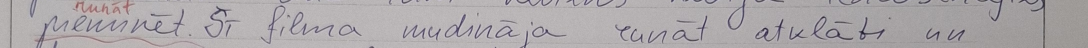
#> input picture latvian_htr/data/real_dataset/images/0213.png, 2176 x 95 px (shown at 1/2 size)
$ python -i htr_numpy.py   (imports and definitions only)
#> lines starting #> are read from the running program, lines starting #| are printed output that depends on the picture
#> further down, picture is the input picture: PIL image 2176x95 RGB; mean R, G, B 172.1, 167.6, 169.8
### web-app/server/alphabet_table.py
"""
The character tables and CTC decoding, copied from latvian_htr/alphabet.py.

Why a copy: latvian_htr/alphabet.py imports PyTorch, and PyTorch does not
fit on the free PythonAnywhere plan. This file has the same tables and the
same decoding, without PyTorch.

Two tables are kept, because checkpoints exist for both:
  137 classes  the current latvian_htr/alphabet.py (crnn_best_migrated.pt and newer)
  131 classes  the earlier alphabet, latvian_htr/old_alphabet.py (crnn_best.pt)
The server counts the rows of the model's last layer (rnn.fc.weight) and
picks the table with that many classes, so either kind of checkpoint reads
the right letters. A checkpoint with any other count is refused with a clear
message in the error log.

KEEP IN SYNC: if the AI side changes LATVIAN_LETTERS, BASE_LATIN, DIGITS,
PUNCT or STRIKE_MARK in latvian_htr/alphabet.py, update CURRENT_PUNCT (or add
a new table) here. Otherwise the numbers no longer mean the same letters.

The en and em dash are written as \\u escapes so the source file does not contain those characters.
"""

import math

LATVIAN_LETTERS = "aābcčdeēfgģhiījkķlļmnņoprsštuūvzž"
BASE_LATIN = "qwxy"
DIGITS = "0123456789"

_PUNCT_TAIL = (
    "\u201e\u201c\u201d\u2018\u2019"         # „ " " ' ' (latviešu/izliektas pēdiņas)
    + "\u2013\u2014"                         # defise en un em
    + "[]{}"                                 # iekavas
    + "«»"                                   # eglītes
    + "*_+=<>@#%&^~|\\"                      # simboli
    + "\u2026"                               # …
    + "\u2116"                               # №
    + "€$"                                   # valūta
)

# latvian_htr/alphabet.py now (137 classes): the basic punctuation plus ° ≈ ö Ç ü Ć
CURRENT_PUNCT = " .,!?-:;()\"'/•°≈öÇöüĆ" + _PUNCT_TAIL
# latvian_htr/old_alphabet.py (131 classes), the table crnn_best.pt was trained with
OLD_PUNCT = " .,!?-:;()\"'/•" + _PUNCT_TAIL

# The model writes this mark in place of one crossed-out word (same as alphabet.STRIKE_MARK).
STRIKE_MARK = "\u00a4"
BLANK = "<blank>"


def _build(punct):
    chars = sorted(
        set(LATVIAN_LETTERS + LATVIAN_LETTERS.upper() + BASE_LATIN + BASE_LATIN.upper() + DIGITS + punct + STRIKE_MARK)
    )
    return [BLANK] + chars


ALPHABETS = {len(a): a for a in (_build(CURRENT_PUNCT), _build(OLD_PUNCT))}

# The current table (same as latvian_htr/alphabet.py).
ALPHABET = _build(CURRENT_PUNCT)
NUM_CLASSES = len(ALPHABET)


# [83 lines left out: functions alphabet_for, decode_greedy, _log_add, decode_beam_search, strip_struck, not called in this run]

### web-app/server/htr_numpy.py
"""
The latvian_htr CRNN model, run with numpy instead of PyTorch.

Why: PyTorch is larger than the free PythonAnywhere disk allows. The
network itself is small, so its forward pass is rewritten here layer by
layer with numpy. It reads the same checkpoint files (.pt) that
latvian_htr/train.py saves and gives the same output as latvian_htr/infer.py.

Nothing in latvian_htr is changed. The server only reads the trained
weights (latvian_htr/checkpoints_v2/*.pt). The character tables are in
alphabet_table.py, a copy without PyTorch.

KEEP IN SYNC with latvian_htr:
  model.py          the layers in forward() below, including the pooling sizes
                    (they are not stored in the checkpoint, except x_stride,
                    which save_checkpoint() puts into the checkpoint package)
  synthetic_data.py TARGET_HEIGHT
  dataset.py / infer.py  how a line image is prepared (prepare_line below)
  alphabet.py       alphabet_table.py (the table is picked by the number of classes
                    in the checkpoint: 137 now, 131 for the older crnn_best.pt)
If model.py changes, loading the checkpoint fails with a clear message in
the error log instead of returning wrong text.
"""

import collections
import pickle
import threading
import zipfile

import numpy as np
from PIL import Image, ImageOps

from alphabet_table import alphabet_for, decode_beam_search

TARGET_HEIGHT = 64  # same as latvian_htr/synthetic_data.py
BEAM_WIDTH = 5  # same default as latvian_htr/infer.py

_DTYPES = {
    "FloatStorage": np.float32,
    "DoubleStorage": np.float64,
    "HalfStorage": np.float16,
    "LongStorage": np.int64,
    "IntStorage": np.int32,
    "ShortStorage": np.int16,
    "ByteStorage": np.uint8,
    "CharStorage": np.int8,
    "BoolStorage": np.bool_,
}


# ---------------------------------------------------------------- loading

# [52 lines left out: functions _rebuild_tensor, load_checkpoint, not called in this run]


_WEIGHT_KEY = "rnn.fc.weight"


# [51 lines left out: functions _find_weights, _conv2d, _maxpool, _batchnorm, not called in this run]


def _relu(x):
    return np.maximum(x, 0)


def _sigmoid(x):
    return 0.5 * (1.0 + np.tanh(0.5 * x))  # numerically stable


# [78 lines left out: functions _lstm_direction, check_architecture, forward, not called in this run]


# ---------------------------------------------------------------- recogniser

def prepare_line(img):
    """
    Same steps as latvian_htr/infer.py load_image + dataset.py image_to_tensor:
    greyscale, scale to 64 px height, auto contrast, invert (ink = 1).
    The browser already crops each line with margins like the training images.
    """
    gray = img.convert("L")
    w, h = gray.size
#> w = 2176; h = 95
    new_w = max(1, int(w * (TARGET_HEIGHT / h)))
#> new_w = 1465
    gray = gray.resize((new_w, TARGET_HEIGHT), Image.BILINEAR)
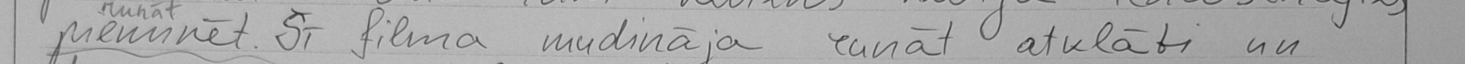
#> gray: PIL image 1465x64 L; min 26, max 197, mean 169
    gray = ImageOps.autocontrast(gray, cutoff=1)
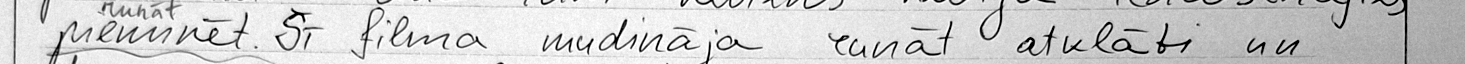
#> gray: PIL image 1465x64 L; min 0, max 255, mean 206.4
    return 1.0 - np.asarray(gray, dtype=np.float32) / 255.0
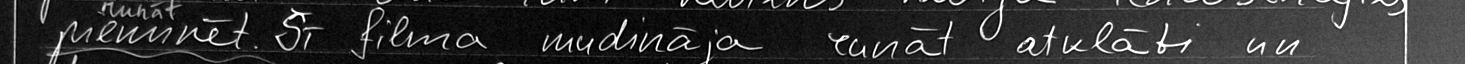
#> returned value: shape (64, 1465) float32; min 0, max 1, mean 0.19


class Recognizer:
    """Loads the model once (on first use) and reads one line image at a time."""

    # [14 lines left out: functions __init__, _ensure_loaded, not called in this run]

    @property
    def loaded(self):
        return self._weights is not None

    # [9 lines left out: function recognize, not called in this run]

>>> from PIL import Image
>>> picture = Image.open('../../latvian_htr/data/real_dataset/images/0213.png')
>>> result = prepare_line(picture)

$ run again, on latvian_htr/data/real_dataset/images/0309.png
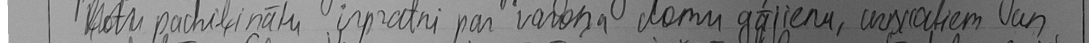
#> input picture latvian_htr/data/real_dataset/images/0309.png, 2177 x 86 px (shown at 1/2 size)
#> picture is the input picture: PIL image 2177x86 L; min 2, max 255, mean 125.4
#> in prepare_line, `gray = ImageOps.autocontrast(gray, cutoff=1)`:
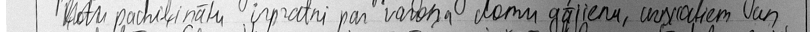
#> gray: PIL image 1620x64 L (shown at 1/2 size); min 0, max 255, mean 165.7
#> in prepare_line, `return 1.0 - np.asarray(gray, dtype=np.float32) / 255.0`:
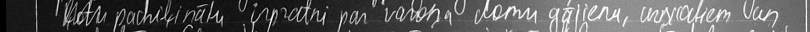
#> returned value: shape (64, 1620) float32 (shown at 1/2 size); min 0, max 1, mean 0.35

$ run again, on latvian_htr/data/real_dataset/images/0318.png
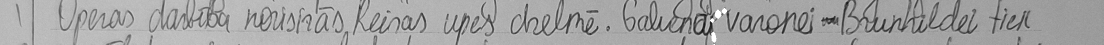
#> input picture latvian_htr/data/real_dataset/images/0318.png, 2207 x 89 px (shown at 1/2 size)
#> picture is the input picture: PIL image 2207x89 L; min 6, max 255, mean 162.7
#> in prepare_line, `gray = ImageOps.autocontrast(gray, cutoff=1)`:
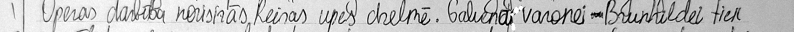
#> gray: PIL image 1587x64 L (shown at 1/2 size); min 0, max 255, mean 193.6
#> in prepare_line, `return 1.0 - np.asarray(gray, dtype=np.float32) / 255.0`:
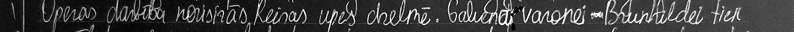
#> returned value: shape (64, 1587) float32 (shown at 1/2 size); min 0, max 1, mean 0.241
